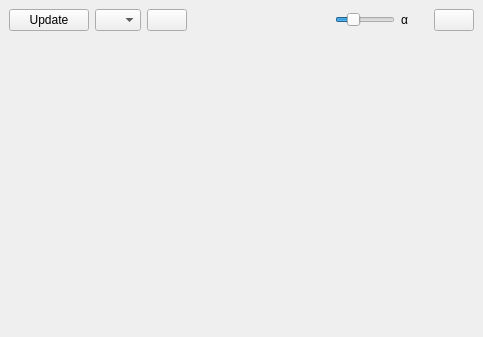
<?xml version="1.0" encoding="UTF-8"?>
<ui version="4.0">
 <class>BandDock</class>
 <widget class="QDockWidget" name="BandDock">
  <property name="geometry">
   <rect>
    <x>0</x>
    <y>0</y>
    <width>483</width>
    <height>337</height>
   </rect>
  </property>
  <property name="windowTitle">
   <string>Image Band</string>
  </property>
  <widget class="QWidget" name="dockWidgetContents">
   <layout class="QGridLayout" name="gridLayout">
    <item row="0" column="0">
     <layout class="QHBoxLayout" name="horizontalLayout">
      <item>
       <widget class="QPushButton" name="applyButton">
        <property name="toolTip">
         <string>update viewports to reflect labeling changes</string>
        </property>
        <property name="text">
         <string>Update</string>
        </property>
        <property name="icon">
         <iconset resource="../gerbil.qrc">
          <normaloff>:/toolbar/left</normaloff>:/toolbar/left</iconset>
        </property>
        <property name="iconSize">
         <size>
          <width>16</width>
          <height>16</height>
         </size>
        </property>
       </widget>
      </item>
      <item>
       <widget class="QComboBox" name="markerSelector">
        <property name="toolTip">
         <string>label to edit</string>
        </property>
        <property name="sizeAdjustPolicy">
         <enum>QComboBox::AdjustToMinimumContentsLength</enum>
        </property>
        <property name="minimumContentsLength">
         <number>2</number>
        </property>
       </widget>
      </item>
      <item>
       <widget class="QPushButton" name="clearButton">
        <property name="toolTip">
         <string>clear current label or seeds</string>
        </property>
        <property name="icon">
         <iconset resource="../gerbil.qrc">
          <normaloff>:/toolbar/clear</normaloff>:/toolbar/clear</iconset>
        </property>
        <property name="iconSize">
         <size>
          <width>16</width>
          <height>16</height>
         </size>
        </property>
       </widget>
      </item>
      <item>
       <spacer name="horizontalSpacer_3">
        <property name="orientation">
         <enum>Qt::Horizontal</enum>
        </property>
        <property name="sizeType">
         <enum>QSizePolicy::Expanding</enum>
        </property>
        <property name="sizeHint" stdset="0">
         <size>
          <width>20</width>
          <height>20</height>
         </size>
        </property>
       </spacer>
      </item>
      <item>
       <widget class="QSlider" name="alphaSlider">
        <property name="maximumSize">
         <size>
          <width>60</width>
          <height>16777215</height>
         </size>
        </property>
        <property name="toolTip">
         <string>labeling opacity</string>
        </property>
        <property name="maximum">
         <number>255</number>
        </property>
        <property name="singleStep">
         <number>3</number>
        </property>
        <property name="pageStep">
         <number>25</number>
        </property>
        <property name="value">
         <number>63</number>
        </property>
        <property name="orientation">
         <enum>Qt::Horizontal</enum>
        </property>
       </widget>
      </item>
      <item>
       <widget class="QLabel" name="label_4">
        <property name="toolTip">
         <string>labeling opacity</string>
        </property>
        <property name="text">
         <string>α</string>
        </property>
       </widget>
      </item>
      <item>
       <spacer name="horizontalSpacer_11">
        <property name="orientation">
         <enum>Qt::Horizontal</enum>
        </property>
        <property name="sizeType">
         <enum>QSizePolicy::Minimum</enum>
        </property>
        <property name="sizeHint" stdset="0">
         <size>
          <width>20</width>
          <height>20</height>
         </size>
        </property>
       </spacer>
      </item>
      <item>
       <widget class="QPushButton" name="graphsegButton">
        <property name="toolTip">
         <string>graph-cut segmentation</string>
        </property>
        <property name="text">
         <string/>
        </property>
        <property name="icon">
         <iconset resource="../gerbil.qrc">
          <normaloff>:/toolbar/cut</normaloff>:/toolbar/cut</iconset>
        </property>
        <property name="iconSize">
         <size>
          <width>16</width>
          <height>16</height>
         </size>
        </property>
        <property name="checkable">
         <bool>true</bool>
        </property>
       </widget>
      </item>
     </layout>
    </item>
    <item row="1" column="0">
     <widget class="BandView" name="bv" native="true">
      <property name="sizePolicy">
       <sizepolicy hsizetype="Expanding" vsizetype="Expanding">
        <horstretch>0</horstretch>
        <verstretch>0</verstretch>
       </sizepolicy>
      </property>
      <property name="minimumSize">
       <size>
        <width>150</width>
        <height>150</height>
       </size>
      </property>
     </widget>
    </item>
   </layout>
  </widget>
 </widget>
 <customwidgets>
  <customwidget>
   <class>BandView</class>
   <extends>QWidget</extends>
   <header>bandview.h</header>
  </customwidget>
 </customwidgets>
 <resources>
  <include location="../gerbil.qrc"/>
 </resources>
 <connections/>
</ui>
